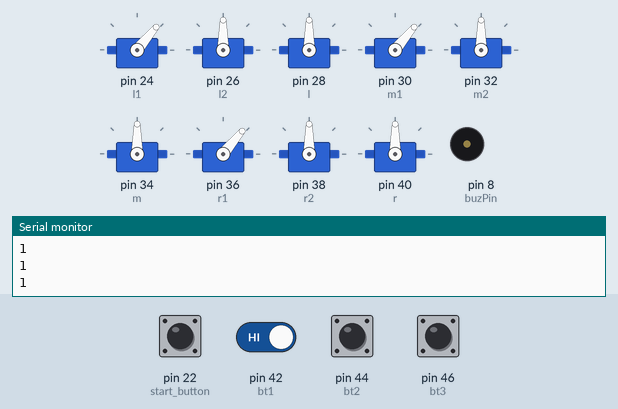
Recording of a sketch running on a simulated Arduino Mega 2560, built with avr-gcc and run on an emulated ATmega2560. Parts: 9 × servo, buzzer (waves = sounding), the last lines printed to the serial monitor. The test bench sets the inputs (shaded band); at power-on: pin 22 (start_button), pin 42 (bt1), pin 44 (bt2), pin 46 (bt3) HIGH.

Above: at 1.2 s.
1.3 s: pin 22 (start_button) pulled LOW for 0.15 s
At 5.1 s:
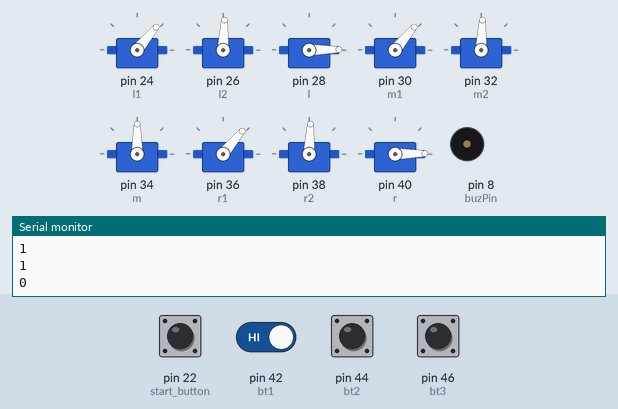
7.3 s: pin 22 (start_button) driven LOW and pin 42 (bt1) driven LOW
At 12.3 s:
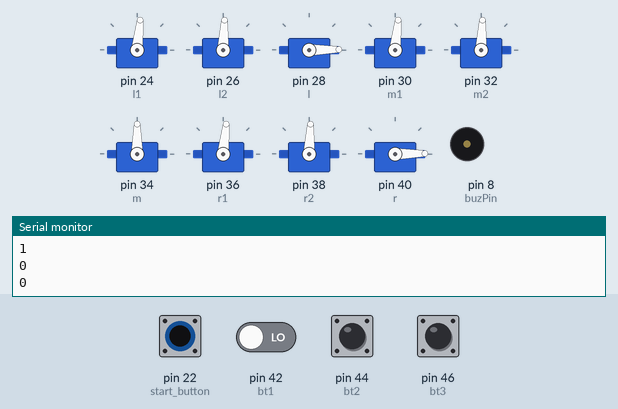
13.3 s: pin 44 (bt2) pulled LOW for 1 s
16.3 s: pin 22 (start_button) driven HIGH
At 17.3 s:
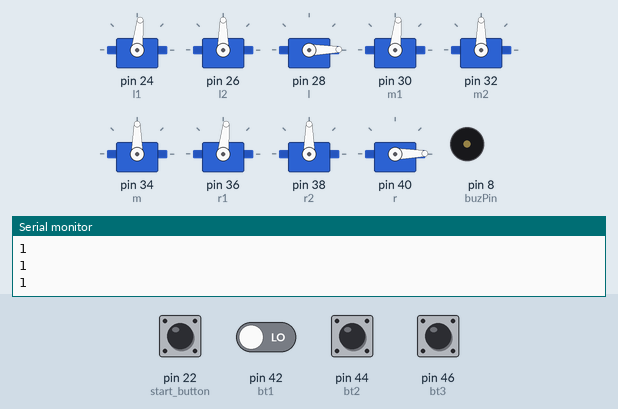
17.8 s: pin 22 (start_button) driven LOW
At 19.5 s:
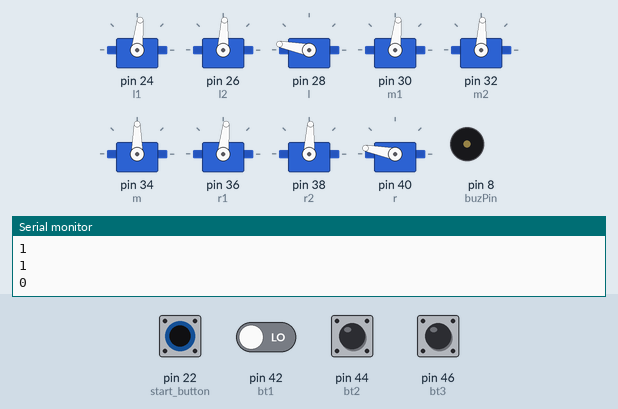
Timing chart, 0 to 21.8 s (numbered marks = the images above; inputs shaded):
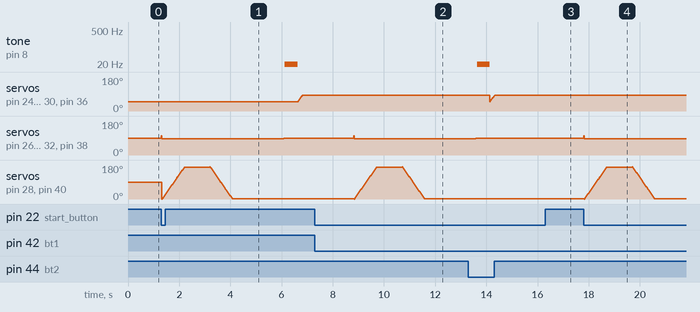

Measured:
- after the input at 1.3 s, tone on pin 8 (buzPin): silent → 1 Hz after 4.8 s, → silent 0.50 s later; servo on pin 24 (l1), servo on pin 30 (m1), servo on pin 36 (r1): moves from 50° to 84° over 0.16 s, starting after 5.4 s; servo on pin 26 (l2), servo on pin 32 (m2), servo on pin 38 (r2): 90° → 87° at once, → 90° 4.8 s later
- after the input at 7.3 s, servo on pin 26 (l2), servo on pin 32 (m2), servo on pin 38 (r2): 90° → 87° after 1.5 s
- after the input at 16.3 s, servo on pin 26 (l2), servo on pin 32 (m2), servo on pin 38 (r2): stays 90° (without the input it goes to 103° after 0.02 s); servo on pin 28 (l), servo on pin 40 (r): stops changing and stays 1°
- after the input at 17.8 s, servo on pin 26 (l2), servo on pin 32 (m2), servo on pin 38 (r2): 90° → 87° at once

The sketch:

yabawe.ino
```cpp
#include <Servo.h>

Servo l1;    //컵드는거
Servo l2;    //흔드는거
Servo l;     //자석

Servo m1;    //컵드는거
Servo m2;    //흔드는거
Servo m;     //자석

Servo r1;    //컵드는거
Servo r2;    //흔드는거
Servo r;     //자석

int srt;
int ranVal;

int lp1;  //position 각도
int lp2;
int lp3;

int mp1;  //position 각도
int mp2;
int mp3;

int rp1;  //position 각도
int rp2;
int rp3;

int bt1 = 42;
int bt2 = 44;
int bt3 = 46;
int b1val = 1;
int b2val = 1;
int b3val = 1;

int pAns = 3;

int buzPin = 8;
//int numtunes =
//int tones[] = {};

void shake();
void hide();
void choose();
void answer();
void result();
void reset();

void setup() {
  Serial.begin(9600);
  pinMode(22, INPUT_PULLUP);  //start button
  pinMode(bt1, INPUT_PULLUP);
  pinMode(bt2, INPUT_PULLUP);
  pinMode(bt3, INPUT_PULLUP);


  l1.attach(24);
  l2.attach(26);
  l.attach(28);
  m1.attach(30);
  m2.attach(32);
  m.attach(34);
  r1.attach(36);
  r2.attach(38);
  r.attach(40);

  l1.write(50);
  m1.write(50);
  r1.write(50);
}

void loop() {
  srt = digitalRead(22);
  Serial.println(srt);

  if (srt == 0) {
    shake();
    delay(1000);
    l2.write(90);
    m2.write(90);
    r2.write(90);
    delay(5);


//    for (int i=0; i<100; i++) {
        choose();
        delay(50);
//    }
    answer();
    result();
    reset();
  }
}

void shake() {
  l2.write(103);
  m2.write(103);
  r2.write(103);
  delay(5);
  l2.write(87);
  m2.write(87);
  r2.write(87);
  delay(5);
  l2.write(103);
  m2.write(103);
  r2.write(103);
  delay(5);
  l2.write(87);
  m2.write(87);
  r2.write(87);
  delay(5);

  for (int i=0; i<170; i++) {
    l.write(i);
    r.write(i);
    delay(5);
  }
  delay(1000);
  for (int j=170; j>0; j--) {
    l.write(j);
    r.write(j);
    delay(5);
  }
  delay(1000);
}

void hide() {
    ranVal = getTrueRotateRandomByte() % 3;
    if (ranVal == 0) {
        for (int i=0; i<170; i++) {
        m.write(i);
        r.write(i);
        delay(5);
        }
    }
    if (ranVal == 1) {
        for (int i=0; i<170; i++) {
        l.write(i);
        r.write(i);
        delay(5);
        }
    }
    if (ranVal == 2) {
        for (int i=0; i<170; i++) {
        l.write(i);
        m.write(i);
        delay(5);
        }
    }
}

void choose() {
    b1val = digitalRead(bt1);
    b2val = digitalRead(bt2);
    b3val = digitalRead(bt3);
}

void answer() {
    if (b1val == 0) {
        pAns = 0;
    } else if(b2val == 0) {
        pAns = 1;
    } else if (b3val == 0) {
        pAns = 2;
    } else {
        pAns = 3;
    }
}

void result() {
    if (ranVal == pAns) {
        tone(buzPin, 0);
        delay(500);
        noTone(buzPin);
        for (int j=50; j<85; j++) {
            l1.write(j);
            m1.write(j);
            r1.write(j);
            delay(5);
        }
    } else {
        tone(buzPin, 1);
        delay(500);
        noTone(buzPin);
        for (int j=50; j<85; j++) {
            l1.write(j);
            m1.write(j);
            r1.write(j);
            delay(5);
        }
    }
    delay(2000);
    for (int j=85; j<50; j--) {
        l1.write(j);
        m1.write(j);
        r1.write(j);
        delay(5);
    }
}

void reset() {
    for (int i=170; i<0; i--) {
        l.write(i);
        r.write(i);
        delay(5);
    }
    ranVal = 3;
    b1val = 1;
    b2val = 1;
    b3val = 1;
    pAns = 3;
}
```

random.ino
```cpp
const int waitTime = 16;

byte lastByte = 0;

byte leftStack = 0;
byte rightStack = 0;

byte rotate(byte b, int r) {
  return (b << r) | (b >> (8-r));
}

void pushLeftStack(byte bitToPush) {
  leftStack = (leftStack << 1) ^ bitToPush ^ leftStack;
}
void pushRightStackRight(byte bitToPush) {
  rightStack = (rightStack >> 1) ^ (bitToPush << 7) ^ rightStack;
}

//byte lastByte = 0;

//byte leftStack = 0;
//byte rightStack = 0;

byte getTrueRotateRandomByte() {
  byte finalByte = 0;

  byte lastStack = leftStack ^ rightStack;

  for (int i=0; i<4; i++) {
    delayMicroseconds(waitTime);
    int leftBits = analogRead(1);

    delayMicroseconds(waitTime);
    int rightBits = analogRead(1);

    finalByte ^= rotate(leftBits, i);
    finalByte ^= rotate(rightBits, 7-i);

    for (int j=0; j<8; j++) {
      byte leftBit = (leftBits >> j) & 1;
      byte rightBit = (rightBits >> j) & 1;

      if (leftBit != rightBit) {
        if (lastStack % 2 == 0) {
          pushLeftStack(leftBit);
        } else {
          pushRightStackRight(leftBit);
        }
      }
    }

  }
  lastByte ^= (lastByte >> 3) ^ (lastByte << 5) ^ (lastByte >> 4);
  lastByte ^= finalByte;

  return lastByte ^ leftStack ^ rightStack;
}
```
